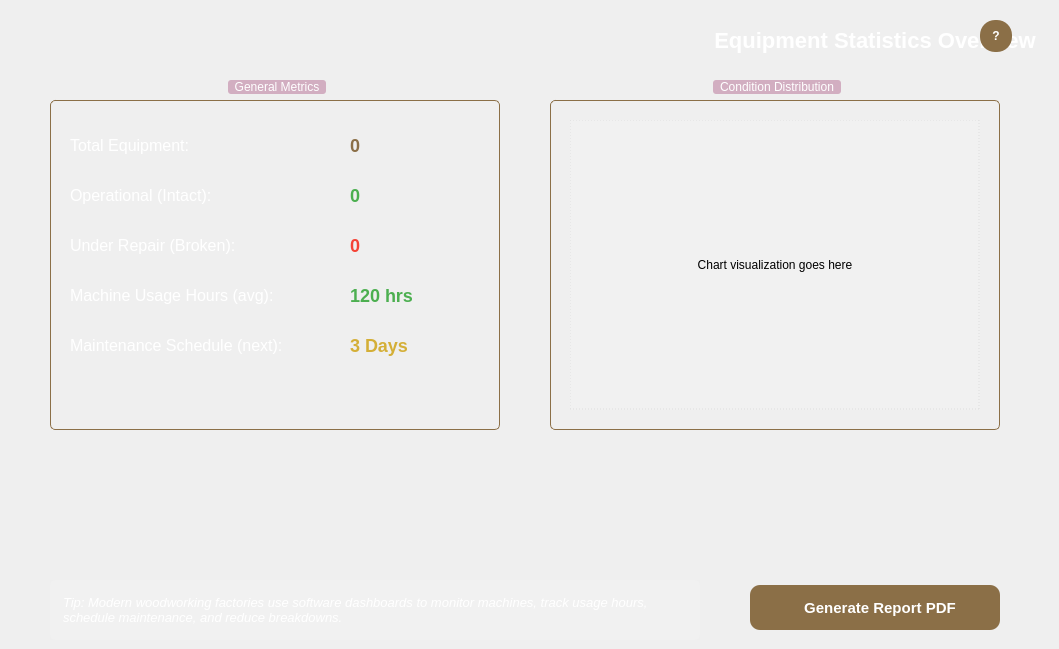
   <widget class="QWidget" name="tab_stats">
    <attribute name="title">
     <string>Statistics</string>
    </attribute>
    <widget class="QLabel" name="label_stats_title">
     <property name="geometry">
      <rect>
       <x>700</x>
       <y>20</y>
       <width>350</width>
       <height>40</height>
      </rect>
     </property>
     <property name="styleSheet">
      <string notr="true">font-size: 22px; font-weight: bold; color: white;</string>
     </property>
     <property name="text">
      <string>Equipment Statistics Overview</string>
     </property>
     <property name="alignment">
      <set>Qt::AlignmentFlag::AlignCenter</set>
     </property>
    </widget>
    <widget class="QGroupBox" name="group_metrics">
     <property name="geometry">
      <rect>
       <x>50</x>
       <y>80</y>
       <width>450</width>
       <height>350</height>
      </rect>
     </property>
     <property name="styleSheet">
      <string notr="true">
         QGroupBox { background-color: transparent; border: 1px solid #8B6F47; border-radius: 5px; margin-top: 20px; }
         QGroupBox::title { subcontrol-origin: margin; subcontrol-position: top center; padding: 0 5px; background-color: rgb(210, 174, 193); font-weight: bold; color: white; border-radius: 3px; }
        </string>
     </property>
     <property name="title">
      <string>General Metrics</string>
     </property>
     <widget class="QLabel" name="lbl_total_eq">
      <property name="geometry">
       <rect>
        <x>20</x>
        <y>50</y>
        <width>250</width>
        <height>30</height>
       </rect>
      </property>
      <property name="styleSheet">
       <string notr="true">color: white; font-size: 16px;</string>
      </property>
      <property name="text">
       <string>Total Equipment:</string>
      </property>
     </widget>
     <widget class="QLabel" name="val_total_eq">
      <property name="geometry">
       <rect>
        <x>300</x>
        <y>50</y>
        <width>100</width>
        <height>30</height>
       </rect>
      </property>
      <property name="styleSheet">
       <string notr="true">color: #8B6F47; font-size: 18px; font-weight: bold;</string>
      </property>
      <property name="text">
       <string>0</string>
      </property>
     </widget>
     <widget class="QLabel" name="lbl_oper_eq">
      <property name="geometry">
       <rect>
        <x>20</x>
        <y>100</y>
        <width>250</width>
        <height>30</height>
       </rect>
      </property>
      <property name="styleSheet">
       <string notr="true">color: white; font-size: 16px;</string>
      </property>
      <property name="text">
       <string>Operational (Intact):</string>
      </property>
     </widget>
     <widget class="QLabel" name="val_oper_eq">
      <property name="geometry">
       <rect>
        <x>300</x>
        <y>100</y>
        <width>100</width>
        <height>30</height>
       </rect>
      </property>
      <property name="styleSheet">
       <string notr="true">color: #4CAF50; font-size: 18px; font-weight: bold;</string>
      </property>
      <property name="text">
       <string>0</string>
      </property>
     </widget>
     <widget class="QLabel" name="lbl_broken_eq">
      <property name="geometry">
       <rect>
        <x>20</x>
        <y>150</y>
        <width>250</width>
        <height>30</height>
       </rect>
      </property>
      <property name="styleSheet">
       <string notr="true">color: white; font-size: 16px;</string>
      </property>
      <property name="text">
       <string>Under Repair (Broken):</string>
      </property>
     </widget>
     <widget class="QLabel" name="val_broken_eq">
      <property name="geometry">
       <rect>
        <x>300</x>
        <y>150</y>
        <width>100</width>
        <height>30</height>
       </rect>
      </property>
      <property name="styleSheet">
       <string notr="true">color: #f44336; font-size: 18px; font-weight: bold;</string>
      </property>
      <property name="text">
       <string>0</string>
      </property>
     </widget>
     <widget class="QLabel" name="lbl_usage_hours">
      <property name="geometry">
       <rect>
        <x>20</x>
        <y>200</y>
        <width>250</width>
        <height>30</height>
       </rect>
      </property>
      <property name="styleSheet">
       <string notr="true">color: white; font-size: 16px;</string>
      </property>
      <property name="text">
       <string>Machine Usage Hours (avg):</string>
      </property>
     </widget>
     <widget class="QLabel" name="val_usage_hours">
      <property name="geometry">
       <rect>
        <x>300</x>
        <y>200</y>
        <width>100</width>
        <height>30</height>
       </rect>
      </property>
      <property name="styleSheet">
       <string notr="true">color: #4CAF50; font-size: 18px; font-weight: bold;</string>
      </property>
      <property name="text">
       <string>120 hrs</string>
      </property>
     </widget>
     <widget class="QLabel" name="lbl_maintenance">
      <property name="geometry">
       <rect>
        <x>20</x>
        <y>250</y>
        <width>250</width>
        <height>30</height>
       </rect>
      </property>
      <property name="styleSheet">
       <string notr="true">color: white; font-size: 16px;</string>
      </property>
      <property name="text">
       <string>Maintenance Schedule (next):</string>
      </property>
     </widget>
     <widget class="QLabel" name="val_maintenance">
      <property name="geometry">
       <rect>
        <x>300</x>
        <y>250</y>
        <width>120</width>
        <height>30</height>
       </rect>
      </property>
      <property name="styleSheet">
       <string notr="true">color: #D4AF37; font-size: 18px; font-weight: bold;</string>
      </property>
      <property name="text">
       <string>3 Days</string>
      </property>
     </widget>
    </widget>
    <widget class="QGroupBox" name="group_chart">
     <property name="geometry">
      <rect>
       <x>550</x>
       <y>80</y>
       <width>450</width>
       <height>350</height>
      </rect>
     </property>
     <property name="styleSheet">
      <string notr="true">
         QGroupBox { background-color: transparent; border: 1px solid #8B6F47; border-radius: 5px; margin-top: 20px; }
         QGroupBox::title { subcontrol-origin: margin; subcontrol-position: top center; padding: 0 5px; background-color: rgb(210, 174, 193); font-weight: bold; color: white; border-radius: 3px; }
        </string>
     </property>
     <property name="title">
      <string>Condition Distribution</string>
     </property>
     <widget class="QLabel" name="label_chart_placeholder">
      <property name="geometry">
       <rect>
        <x>20</x>
        <y>40</y>
        <width>410</width>
        <height>290</height>
       </rect>
      </property>
      <property name="styleSheet">
       <string notr="true">background-color: rgba(255, 255, 255, 0.1); border: 1px dashed #DDD;</string>
      </property>
      <property name="text">
       <string>Chart visualization goes here</string>
      </property>
      <property name="alignment">
       <set>Qt::AlignmentFlag::AlignCenter</set>
      </property>
     </widget>
    </widget>
    <widget class="QToolButton" name="btn_help_stats">
     <property name="geometry">
      <rect>
       <x>980</x>
       <y>20</y>
       <width>32</width>
       <height>32</height>
      </rect>
     </property>
     <property name="cursor">
      <cursorShape>PointingHandCursor</cursorShape>
     </property>
     <property name="styleSheet">
      <string notr="true">
           QToolButton { background-color: #8B6F47; border-radius: 15px; color: white; font-weight: bold; border: none; }
           QToolButton:checked { background-color: white; color: #8B6F47; border: 2px solid #8B6F47; }
          </string>
     </property>
     <property name="text">
      <string>?</string>
     </property>
     <property name="checkable">
      <bool>true</bool>
     </property>
    </widget>
     <widget class="QLabel" name="lbl_hint_stats">
      <property name="geometry">
       <rect>
        <x>50</x>
        <y>580</y>
        <width>650</width>
        <height>60</height>
       </rect>
      </property>
      <property name="styleSheet">
       <string notr="true">color: white; font-size: 13px; font-style: italic; background: rgba(255, 255, 255, 0.1); padding: 10px; border-radius: 5px;</string>
      </property>
      <property name="text">
       <string>Tip: Modern woodworking factories use software dashboards to monitor machines, track usage hours, schedule maintenance, and reduce breakdowns.</string>
      </property>
      <property name="wordWrap">
       <bool>true</bool>
      </property>
     </widget>
     <widget class="QPushButton" name="btn_export_stats">
      <property name="geometry">
       <rect>
        <x>750</x>
        <y>585</y>
        <width>250</width>
        <height>45</height>
       </rect>
     </property>
     <property name="styleSheet">
      <string notr="true">
        QPushButton { background-color: #8B6F47; border-radius: 10px; color: white; font-weight: bold; font-size: 15px; padding-left: 10px; }
        QPushButton:hover { background-color: #FFF; border: 2px solid #8B6F47; color: #8B6F47; }
       </string>
     </property>
     <property name="text">
      <string>Generate Report PDF</string>
     </property>
     <property name="icon">
      <iconset resource="resources.qrc">
       <normaloff>:/assets/pdf_export.png</normaloff></iconset>
     </property>
     <property name="iconSize">
      <size>
       <width>24</width>
       <height>24</height>
      </size>
     </property>
    </widget>
   </widget>
